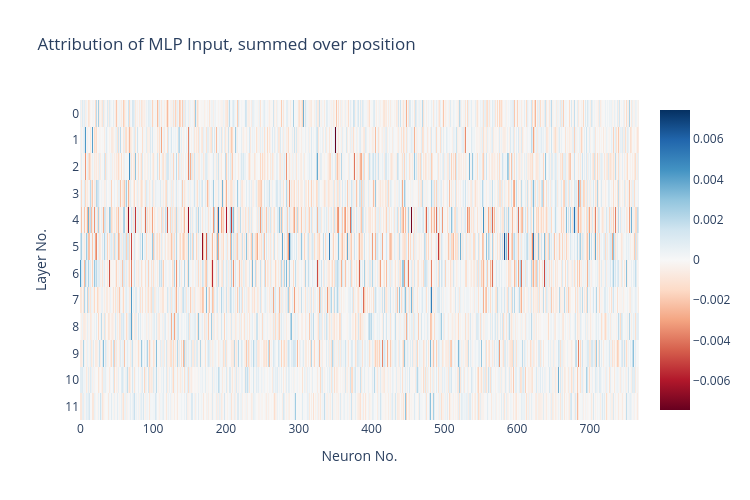
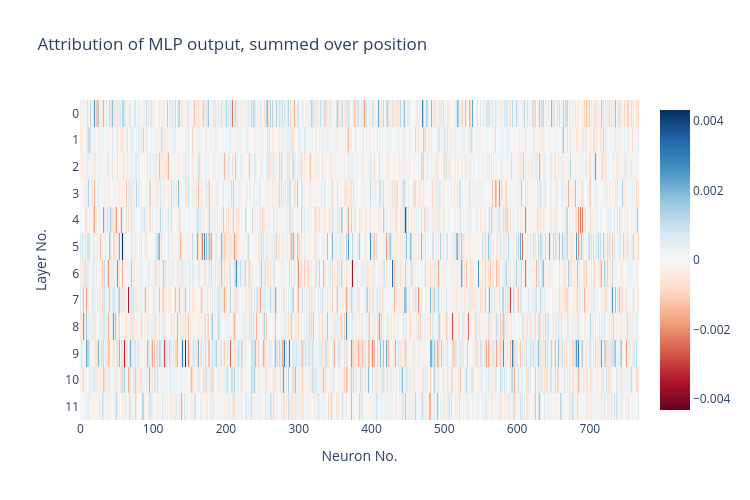
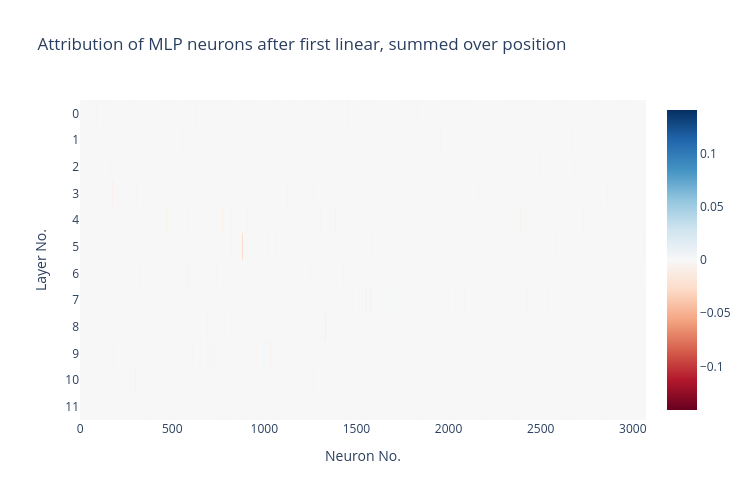
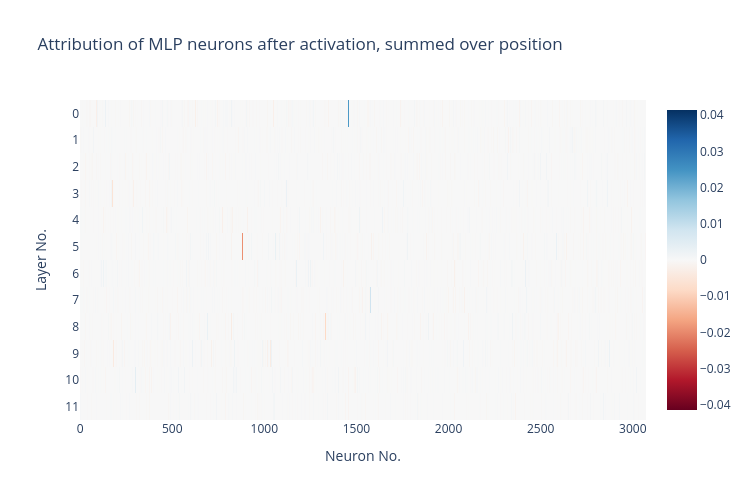

The cell these charts' notebook holds for them, in order:
### Markdown cell above
### Experiment No.1 - sum over pos

### Code cell
def stack_mlp_from_cache(cache, activation_name: Literal["mlp_in", "mlp_out", "pre", "post"]):
    stacked_mlp_vectors = torch.stack(
        [cache[activation_name, l] for l in range(model.cfg.n_layers)], dim=0
    )

    return stacked_mlp_vectors


def attr_patch_mlp_sumOverPos(clean_cache, corrupted_cache, grad_cache, activation_name: Literal["mlp_in", "mlp_out", "pre", "post"]):
    labels = [str(i) for i in range(model.cfg.n_layers)]

    clean_act = stack_mlp_from_cache(clean_cache, activation_name)
    corrupted_act = stack_mlp_from_cache(corrupted_cache, activation_name)
    grad_vector = stack_mlp_from_cache(grad_cache, activation_name)

    attribution_vector = einops.reduce(
        grad_vector * (clean_act - corrupted_act),
        "layer batch pos dim -> layer dim",
        "sum"
    )

    return attribution_vector, labels

PLOT_WIDTH = 750
PLOT_HEIGHT = 500


for hook_name, descriptive_name in [("mlp_in", "MLP Input"),("mlp_out", "MLP output"),("pre", "MLP neurons after first linear"),("post", "MLP neurons after activation")]:
    attr, names = attr_patch_mlp_sumOverPos(clean_cache, corrupted_cache, corrupted_grad_cache, hook_name)

    fig = px.imshow(
        attr.cpu().detach().numpy(),
        y=names,
        color_continuous_scale="RdBu",
        color_continuous_midpoint=0,
        labels={"x": "Neuron No.", "y": "Layer No."},
        title=f"Attribution of {descriptive_name}, summed over position"
    )
    fig.update_layout(width=PLOT_WIDTH, height=PLOT_HEIGHT)
    fig.show()

### Figure 1 — Plotly figure (JSON) as saved in the notebook; plotly's stock layout.template omitted (floating-point values rounded to 4 significant figures; data arrays with more than 128 entries replaced by an {"elided": "..."} marker saying what was removed)
{"data": [{"coloraxis": "coloraxis", "hovertemplate": "Neuron No.: %{x}<br>Layer No.: %{y}<br>color: %{z}<extra></extra>", "name": "0", "type": "heatmap", "xaxis": "x", "y": ["0", "1", "2", "3", "4", "5", "6", "7", "8", "9", "10", "11"], "yaxis": "y", "z": {"elided": "12x768 float values"}}], "layout": {"coloraxis": {"cmid": 0, "colorscale": [[0, "rgb(103,0,31)"], [0.1, "rgb(178,24,43)"], [0.2, "rgb(214,96,77)"], [0.3, "rgb(244,165,130)"], [0.4, "rgb(253,219,199)"], [0.5, "rgb(247,247,247)"], [0.6, "rgb(209,229,240)"], [0.7, "rgb(146,197,222)"], [0.8, "rgb(67,147,195)"], [0.9, "rgb(33,102,172)"], [1, "rgb(5,48,97)"]]}, "height": 500, "title": {"text": "Attribution of MLP Input, summed over position"}, "width": 750, "xaxis": {"anchor": "y", "constrain": "domain", "domain": [0, 1], "scaleanchor": "y", "title": {"text": "Neuron No."}}, "yaxis": {"anchor": "x", "autorange": "reversed", "constrain": "domain", "domain": [0, 1], "title": {"text": "Layer No."}}}}

### Figure 2 — Plotly figure (JSON) as saved in the notebook; plotly's stock layout.template omitted (floating-point values rounded to 4 significant figures; data arrays with more than 128 entries replaced by an {"elided": "..."} marker saying what was removed)
{"data": [{"coloraxis": "coloraxis", "hovertemplate": "Neuron No.: %{x}<br>Layer No.: %{y}<br>color: %{z}<extra></extra>", "name": "0", "type": "heatmap", "xaxis": "x", "y": ["0", "1", "2", "3", "4", "5", "6", "7", "8", "9", "10", "11"], "yaxis": "y", "z": {"elided": "12x768 float values"}}], "layout": {"coloraxis": {"cmid": 0, "colorscale": [[0, "rgb(103,0,31)"], [0.1, "rgb(178,24,43)"], [0.2, "rgb(214,96,77)"], [0.3, "rgb(244,165,130)"], [0.4, "rgb(253,219,199)"], [0.5, "rgb(247,247,247)"], [0.6, "rgb(209,229,240)"], [0.7, "rgb(146,197,222)"], [0.8, "rgb(67,147,195)"], [0.9, "rgb(33,102,172)"], [1, "rgb(5,48,97)"]]}, "height": 500, "title": {"text": "Attribution of MLP output, summed over position"}, "width": 750, "xaxis": {"anchor": "y", "constrain": "domain", "domain": [0, 1], "scaleanchor": "y", "title": {"text": "Neuron No."}}, "yaxis": {"anchor": "x", "autorange": "reversed", "constrain": "domain", "domain": [0, 1], "title": {"text": "Layer No."}}}}

### Figure 3 — Plotly figure (JSON) as saved in the notebook; plotly's stock layout.template omitted (floating-point values rounded to 4 significant figures; data arrays with more than 128 entries replaced by an {"elided": "..."} marker saying what was removed)
{"data": [{"coloraxis": "coloraxis", "hovertemplate": "Neuron No.: %{x}<br>Layer No.: %{y}<br>color: %{z}<extra></extra>", "name": "0", "type": "heatmap", "xaxis": "x", "y": ["0", "1", "2", "3", "4", "5", "6", "7", "8", "9", "10", "11"], "yaxis": "y", "z": {"elided": "12x3072 float values"}}], "layout": {"coloraxis": {"cmid": 0, "colorscale": [[0, "rgb(103,0,31)"], [0.1, "rgb(178,24,43)"], [0.2, "rgb(214,96,77)"], [0.3, "rgb(244,165,130)"], [0.4, "rgb(253,219,199)"], [0.5, "rgb(247,247,247)"], [0.6, "rgb(209,229,240)"], [0.7, "rgb(146,197,222)"], [0.8, "rgb(67,147,195)"], [0.9, "rgb(33,102,172)"], [1, "rgb(5,48,97)"]]}, "height": 500, "title": {"text": "Attribution of MLP neurons after first linear, summed over position"}, "width": 750, "xaxis": {"anchor": "y", "constrain": "domain", "domain": [0, 1], "scaleanchor": "y", "title": {"text": "Neuron No."}}, "yaxis": {"anchor": "x", "autorange": "reversed", "constrain": "domain", "domain": [0, 1], "title": {"text": "Layer No."}}}}

### Figure 4 — Plotly figure (JSON) as saved in the notebook; plotly's stock layout.template omitted (floating-point values rounded to 4 significant figures; data arrays with more than 128 entries replaced by an {"elided": "..."} marker saying what was removed)
{"data": [{"coloraxis": "coloraxis", "hovertemplate": "Neuron No.: %{x}<br>Layer No.: %{y}<br>color: %{z}<extra></extra>", "name": "0", "type": "heatmap", "xaxis": "x", "y": ["0", "1", "2", "3", "4", "5", "6", "7", "8", "9", "10", "11"], "yaxis": "y", "z": {"elided": "12x3072 float values"}}], "layout": {"coloraxis": {"cmid": 0, "colorscale": [[0, "rgb(103,0,31)"], [0.1, "rgb(178,24,43)"], [0.2, "rgb(214,96,77)"], [0.3, "rgb(244,165,130)"], [0.4, "rgb(253,219,199)"], [0.5, "rgb(247,247,247)"], [0.6, "rgb(209,229,240)"], [0.7, "rgb(146,197,222)"], [0.8, "rgb(67,147,195)"], [0.9, "rgb(33,102,172)"], [1, "rgb(5,48,97)"]]}, "height": 500, "title": {"text": "Attribution of MLP neurons after activation, summed over position"}, "width": 750, "xaxis": {"anchor": "y", "constrain": "domain", "domain": [0, 1], "scaleanchor": "y", "title": {"text": "Neuron No."}}, "yaxis": {"anchor": "x", "autorange": "reversed", "constrain": "domain", "domain": [0, 1], "title": {"text": "Layer No."}}}}
